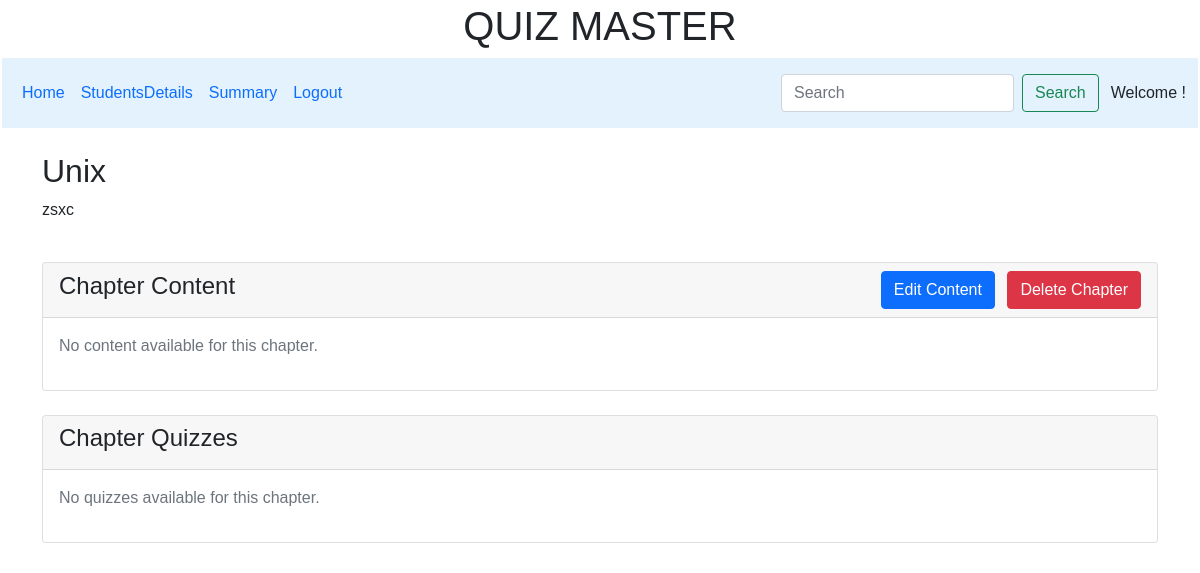
Page /chapter/3 on the earlier database version.
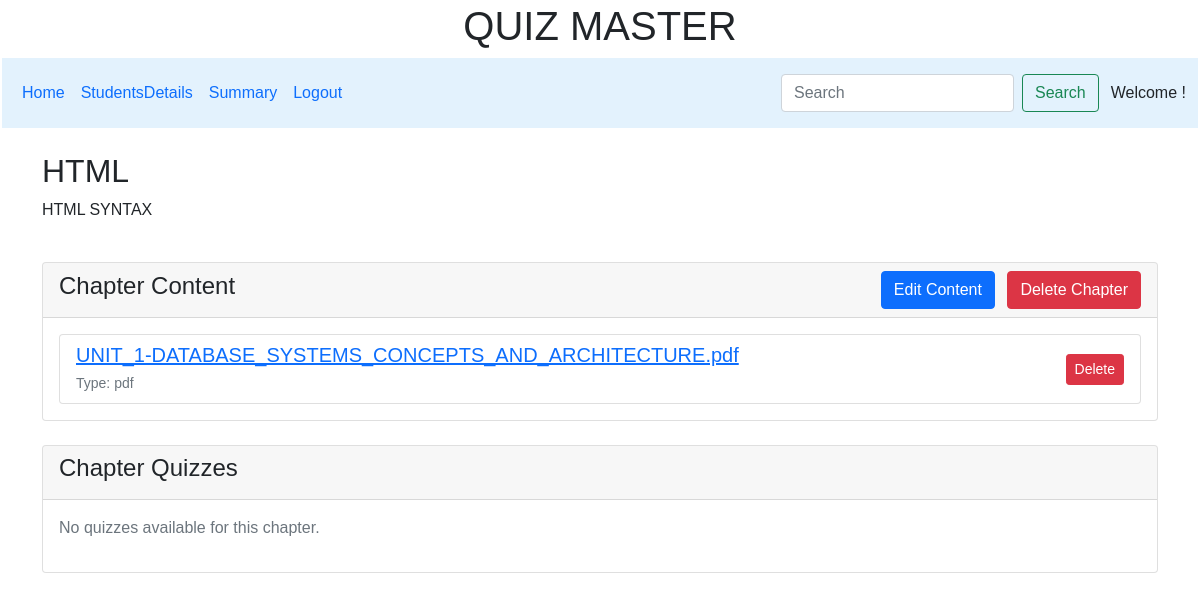
Same page on the later database version.
### controllers/model.py (models this page shows)
class Chapter(db.Model):
    __tablename__ = 'chapter'
    id = db.Column(db.Integer, primary_key=True)
    subject_id = db.Column(db.Integer, db.ForeignKey('subject.id'), nullable=False)
    chapter = db.Column(db.String, nullable=False)
    description = db.Column(db.String, nullable=True)
    quizzes = db.relationship('Quiz', backref=db.backref('chapter_ref', lazy='select'), lazy='select')
    content = db.relationship('content', backref=db.backref('chapter_ref', lazy='select'), lazy='select')

class content(db.Model):
    __tablename__ = 'content'
    id = db.Column(db.Integer, primary_key=True)
    title = db.Column(db.String, nullable=False)
    chapter_id = db.Column(db.Integer, db.ForeignKey('chapter.id'), nullable=False)
    content_type = db.Column(db.String, nullable=False)
    file_path = db.Column(db.String, nullable=False)
    created_at = db.Column(db.DateTime, default=datetime.utcnow)

### controllers/controller.py (the view)
@app.route("/chapter/<int:chapter_id>")
def view_chapter(chapter_id):
    chapter = Chapter.query.get_or_404(chapter_id)
    subject = Subject.query.get_or_404(chapter.subject_id)
    contents = content.query.filter_by(chapter_id=chapter_id).all()
    quizzes = Quiz.query.filter_by(chapter_id=chapter_id).all()
    return render_template("view_chapter.html", chapter=chapter, content=contents, quizzes=quizzes, subject=subject)

### templates/view_chapter.html (shortened to what the changed rows need)
{% extends "admin_layout.html" %}
{% block content %}
<div class="container mt-4">
    <div class="row">
        <div class="col-12">
            <h2>{{ chapter.chapter }}</h2>
            <p>{{ chapter.description }}</p>
        </div>
    </div>
    <div class="row mt-4">
        <div class="col-12">
            <div class="card">
                <div class="card-body">
                    {% if chapter.content %}
                        <div class="list-group">
                            {% for content in chapter.content %}
                            <div class="list-group-item d-flex justify-content-between align-items-center">
                                <div>
                                    <h5 class="mb-1"><a href="{{ url_for('download_file', filename=content.file_path) }}"
                                        class="black hover-text">{{ content.title }}</a></h5>
                                    <small class="text-muted">Type: {{ content.content_type }}</small>
                                </div>
                                <div>
                                    <form action="{{ url_for('delete_content', content_id=content.id) }}"
                                          method="POST" class="d-inline">
                                        <button type="submit" class="btn btn-sm btn-danger"
                                                onclick="return confirm('Are you sure?')">Delete</button>
                                    </form>
                                </div>
                            </div>
                            {% endfor %}
                        </div>
                    {% else %}
                        <p class="text-muted">No content available for this chapter.</p>
                    {% endif %}
                </div>
            </div>
        </div>
    </div>
</div>
{% endblock %}

Differences in the rows shown:
changed Chapter: chapter "Unix" → "HTML"; description "zsxc" → "HTML SYNTAX"
added content: title "UNIT_1-DATABASE_SYSTEMS_CONCEPTS_AND_ARCHITECTURE.pdf", content_type "pdf"
Other differences:
text no longer shown: "No content available for this chapter."
